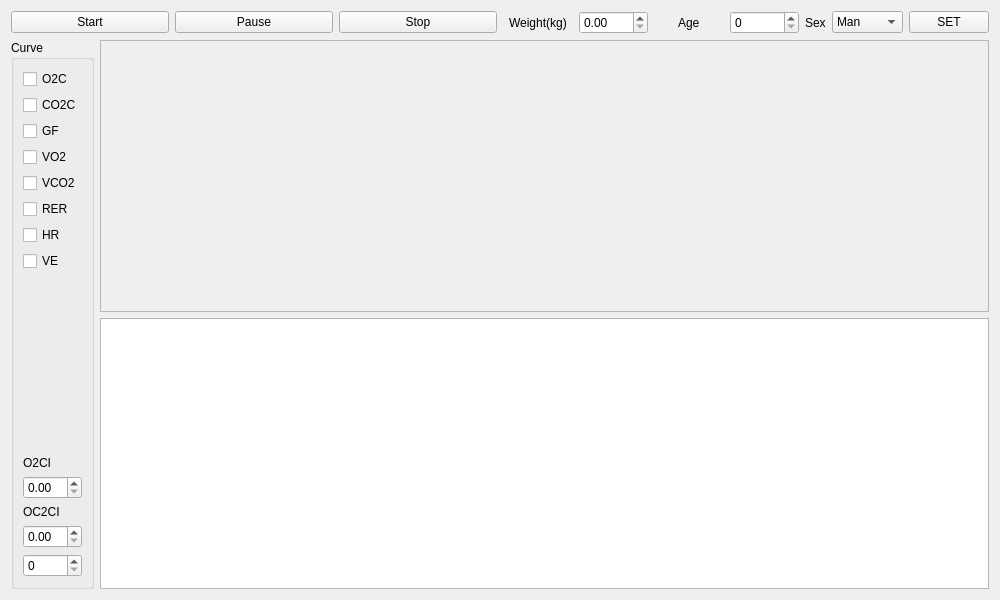
<?xml version="1.0" encoding="UTF-8"?>
<ui version="4.0">
 <class>Widget</class>
 <widget class="QWidget" name="Widget">
  <property name="geometry">
   <rect>
    <x>0</x>
    <y>0</y>
    <width>1000</width>
    <height>600</height>
   </rect>
  </property>
  <property name="windowTitle">
   <string>Widget</string>
  </property>
  <layout class="QGridLayout" name="gridLayout">
   <item row="2" column="1">
    <widget class="QTableWidget" name="tableWidget"/>
   </item>
   <item row="1" column="0" rowspan="2">
    <widget class="QGroupBox" name="groupBox">
     <property name="title">
      <string>Curve</string>
     </property>
     <layout class="QVBoxLayout" name="verticalLayout">
      <item>
       <widget class="QCheckBox" name="checkBoxO2C">
        <property name="text">
         <string>O2C</string>
        </property>
       </widget>
      </item>
      <item>
       <widget class="QCheckBox" name="checkBoxCO2C">
        <property name="text">
         <string>CO2C</string>
        </property>
       </widget>
      </item>
      <item>
       <widget class="QCheckBox" name="checkBoxGF">
        <property name="text">
         <string>GF</string>
        </property>
       </widget>
      </item>
      <item>
       <widget class="QCheckBox" name="checkBoxVO2">
        <property name="text">
         <string>VO2</string>
        </property>
       </widget>
      </item>
      <item>
       <widget class="QCheckBox" name="checkBoxVCO2">
        <property name="text">
         <string>VCO2</string>
        </property>
       </widget>
      </item>
      <item>
       <widget class="QCheckBox" name="checkBoxRER">
        <property name="text">
         <string>RER</string>
        </property>
       </widget>
      </item>
      <item>
       <widget class="QCheckBox" name="checkBoxHR">
        <property name="text">
         <string>HR</string>
        </property>
       </widget>
      </item>
      <item>
       <widget class="QCheckBox" name="checkBoxVE">
        <property name="text">
         <string>VE</string>
        </property>
       </widget>
      </item>
      <item>
       <spacer name="verticalSpacer">
        <property name="orientation">
         <enum>Qt::Vertical</enum>
        </property>
        <property name="sizeHint" stdset="0">
         <size>
          <width>20</width>
          <height>40</height>
         </size>
        </property>
       </spacer>
      </item>
      <item>
       <widget class="QLabel" name="label">
        <property name="text">
         <string>O2CI</string>
        </property>
       </widget>
      </item>
      <item>
       <widget class="QDoubleSpinBox" name="doubleSpinBoxO2CI"/>
      </item>
      <item>
       <widget class="QLabel" name="label_2">
        <property name="text">
         <string>OC2CI</string>
        </property>
       </widget>
      </item>
      <item>
       <widget class="QDoubleSpinBox" name="doubleSpinBoxCO2CI"/>
      </item>
      <item>
       <widget class="QSpinBox" name="spinBoxAxis">
        <property name="toolTip">
         <string>&lt;html&gt;&lt;head/&gt;&lt;body&gt;&lt;p&gt;10&lt;/p&gt;&lt;p&gt;&lt;br/&gt;&lt;/p&gt;&lt;/body&gt;&lt;/html&gt;</string>
        </property>
       </widget>
      </item>
     </layout>
    </widget>
   </item>
   <item row="1" column="1">
    <widget class="QScrollArea" name="scrollArea">
     <property name="widgetResizable">
      <bool>true</bool>
     </property>
     <widget class="QWidget" name="scrollAreaWidgetContents">
      <property name="geometry">
       <rect>
        <x>0</x>
        <y>0</y>
        <width>869</width>
        <height>261</height>
       </rect>
      </property>
     </widget>
    </widget>
   </item>
   <item row="0" column="0" colspan="2">
    <layout class="QHBoxLayout" name="horizontalLayout_6">
     <item>
      <layout class="QHBoxLayout" name="horizontalLayout_4">
       <item>
        <widget class="QPushButton" name="btnStart">
         <property name="text">
          <string>Start</string>
         </property>
        </widget>
       </item>
       <item>
        <widget class="QPushButton" name="btnPause">
         <property name="text">
          <string>Pause</string>
         </property>
        </widget>
       </item>
       <item>
        <widget class="QPushButton" name="btnStop">
         <property name="text">
          <string>Stop</string>
         </property>
        </widget>
       </item>
      </layout>
     </item>
     <item>
      <layout class="QHBoxLayout" name="horizontalLayout_5">
       <item>
        <layout class="QHBoxLayout" name="horizontalLayout_3">
         <item alignment="Qt::AlignHCenter">
          <widget class="QLabel" name="labelWeight">
           <property name="text">
            <string>Weight(kg)</string>
           </property>
          </widget>
         </item>
         <item>
          <widget class="QDoubleSpinBox" name="doubleSpinBoxWeight"/>
         </item>
        </layout>
       </item>
       <item>
        <layout class="QHBoxLayout" name="horizontalLayout_2">
         <item alignment="Qt::AlignHCenter">
          <widget class="QLabel" name="labelAge">
           <property name="text">
            <string>Age</string>
           </property>
          </widget>
         </item>
         <item>
          <widget class="QSpinBox" name="spinBoxAge"/>
         </item>
        </layout>
       </item>
       <item>
        <layout class="QHBoxLayout" name="horizontalLayout">
         <item alignment="Qt::AlignHCenter">
          <widget class="QLabel" name="labelSex">
           <property name="text">
            <string>Sex</string>
           </property>
          </widget>
         </item>
         <item>
          <widget class="QComboBox" name="comboBoxSex">
           <item>
            <property name="text">
             <string>Man</string>
            </property>
           </item>
           <item>
            <property name="text">
             <string>Woman</string>
            </property>
           </item>
          </widget>
         </item>
         <item>
          <widget class="QPushButton" name="btnSet">
           <property name="text">
            <string>SET</string>
           </property>
          </widget>
         </item>
        </layout>
       </item>
      </layout>
     </item>
    </layout>
   </item>
  </layout>
 </widget>
 <resources/>
 <connections/>
</ui>
